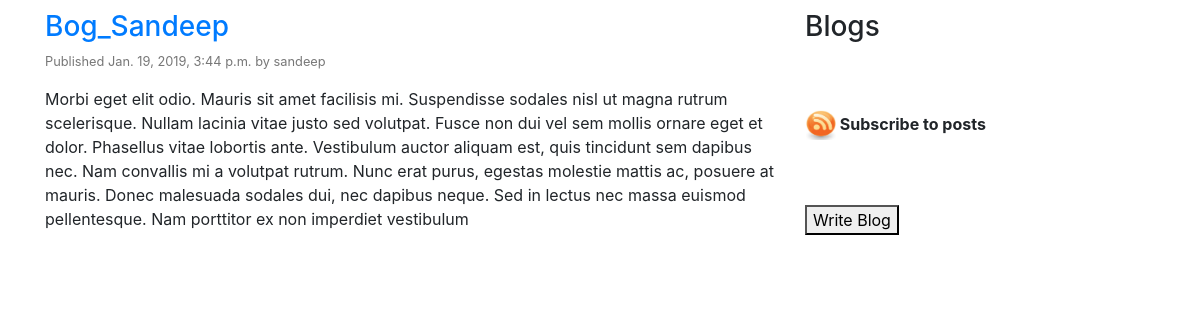
Page /blog/2019/01/19/my_first_blog_Sandeep/ on the committed database.
### blog/models.py (models this page shows, shortened)
class Post(models.Model):
    STATUS_CHOICES = (
        ('draft', 'Draft'),
        ('published', 'Published'),
    )
    title = models.CharField(max_length=250)
    slug = models.SlugField(max_length=250, unique_for_date='publish')
    author = models.ForeignKey(User, related_name='blog_posts', on_delete=models.PROTECT)
    body = models.TextField()
    publish = models.DateTimeField(default=timezone.now)
    created = models.DateTimeField(auto_now_add=True)
    updated = models.DateTimeField(auto_now=True)
    status = models.CharField(max_length=10, choices=STATUS_CHOICES,default='draft')
    objects = models.Manager()
    published = PublishedManager()
    class Meta:
        ordering = ('-publish',)
    def get_absolute_url(self):
        return reverse('blog:post_detail_view',
                       args=[self.publish.year, self.publish.strftime('%m'), self.publish.strftime('%d'), self.slug])

### blog/views.py (the view)
def post_detail_view(request, year, month, day, post):
    submit_f = SubscribeForm()
    post = get_object_or_404(Post, slug=post, publish__year=year, publish__month=month, publish__day=day)
    return render(request, 'blog/post/detail.html', {'post': post, 'submitform': submit_f})

### blog/templates/blog/post/detail.html (shortened to what this page needs)
{% extends "blog/master.html" %}
{% block content %}
<h3><a href="{{ post.get_absolute_url }}">{{ post.title }}</a></h3>
<p class="small" style="color: #777777">Published {{ post.publish }} by {{ post.author }}</p>
<p>{{ post.body|linebreaks }}</p>
{% endblock %}

### static/css/customcss/main.css (style rules this page uses)
body { margin:10px 10px; }
* { box-sizing: border-box; }
body { margin: 10px; padding: 10px; }

### rows in the picture
Post: title "Bog_Sandeep", publish "Jan. 19, 2019, 3:44 p.m.", author "sandeep", body "Morbi eget elit odio. Mauris sit amet facilisis mi. Suspendisse sodales nisl ut magna rutrum scelerisque. Nullam lacinia vitae justo sed volutpat. Fusce non dui vel sem mollis ornare eget et dolor. Phasellus vitae lobortis ante. Vestibulum auctor aliquam est, quis tincidunt sem dapibus nec. Nam convallis mi a volutpat rutrum. Nunc erat purus, egestas molestie mattis ac, posuere at mauris. Donec malesuada sodales dui, nec dapibus neque. Sed in lectus nec massa euismod pellentesque. Nam porttitor ex non imperdiet vestibulum"
